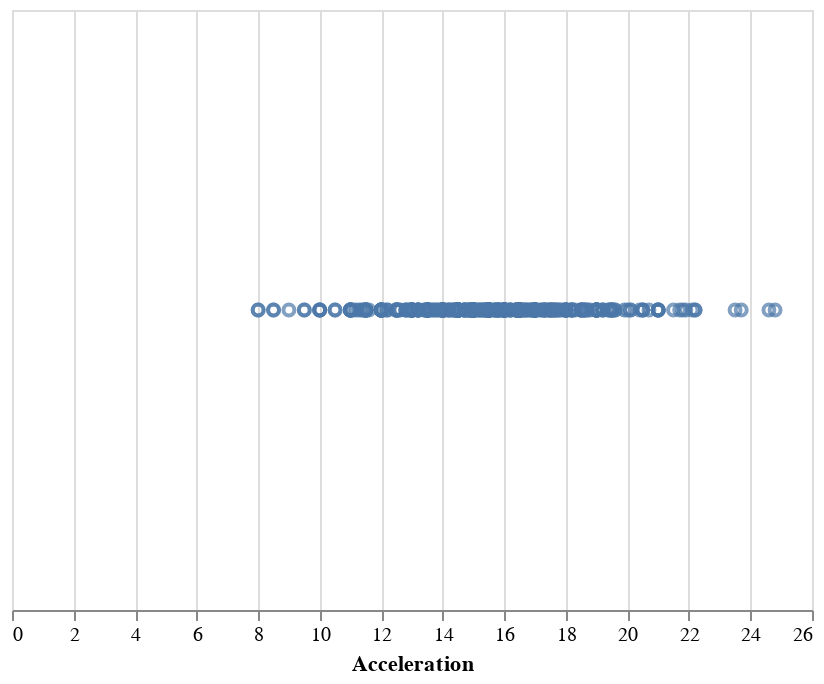

Here is the notebook cell this chart was saved with:
### Markdown cell above
This is called the "short form", and it is a simplified version of the "long form", while the long form allows more fine tuning. For this plot, they are equivalent:

### Code cell
alt.Chart(cars).mark_point().encode(
    x=alt.X('Acceleration')
)

### Figure 1 — Vega-Lite specification as saved in the notebook (floating-point values rounded to 4 significant figures; data arrays with more than 128 entries replaced by an {"elided": "..."} marker saying what was removed)
{"$schema": "https://vega.github.io/schema/vega-lite/v3.4.0.json", "config": {"mark": {"tooltip": null}, "view": {"height": 300, "width": 400}}, "data": {"name": "data-f02450ab61490a1363517a0190416235"}, "datasets": {"data-f02450ab61490a1363517a0190416235": {"elided": "406 records"}}, "encoding": {"x": {"field": "Acceleration", "type": "quantitative"}}, "mark": "point"}
